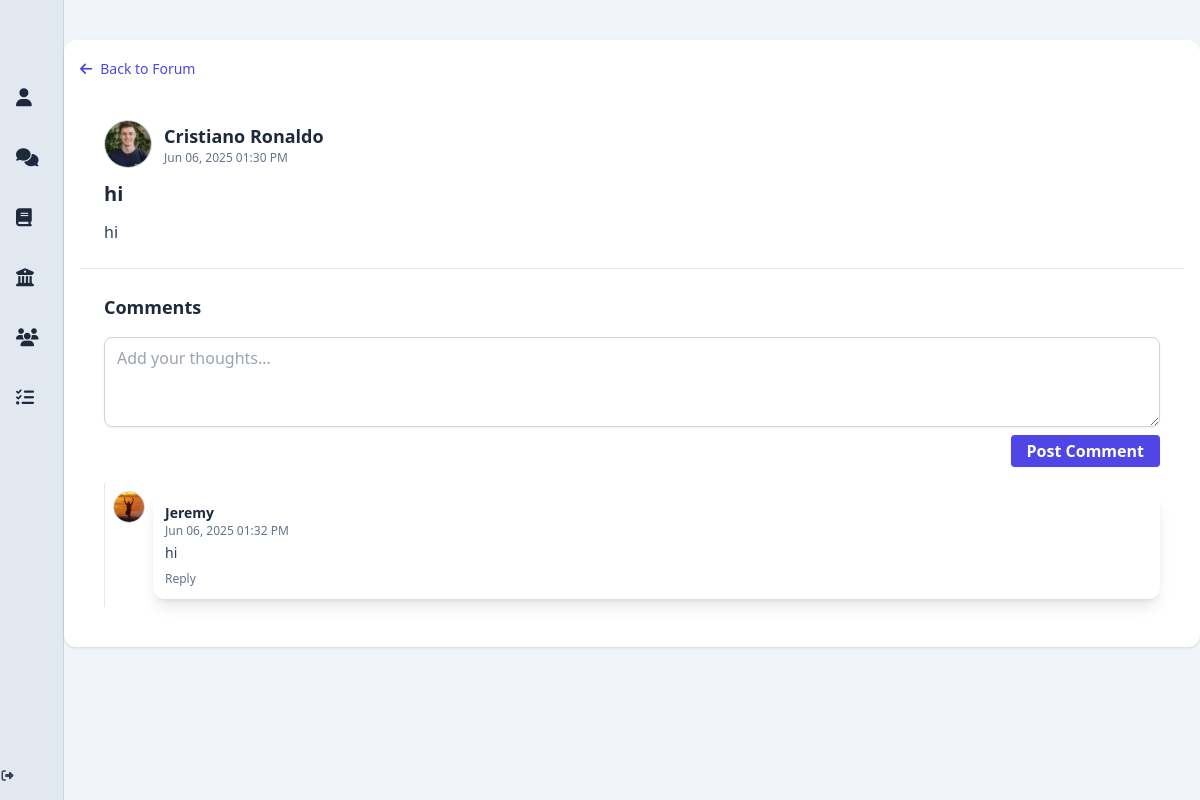
Before: /post/4 with the older database file.
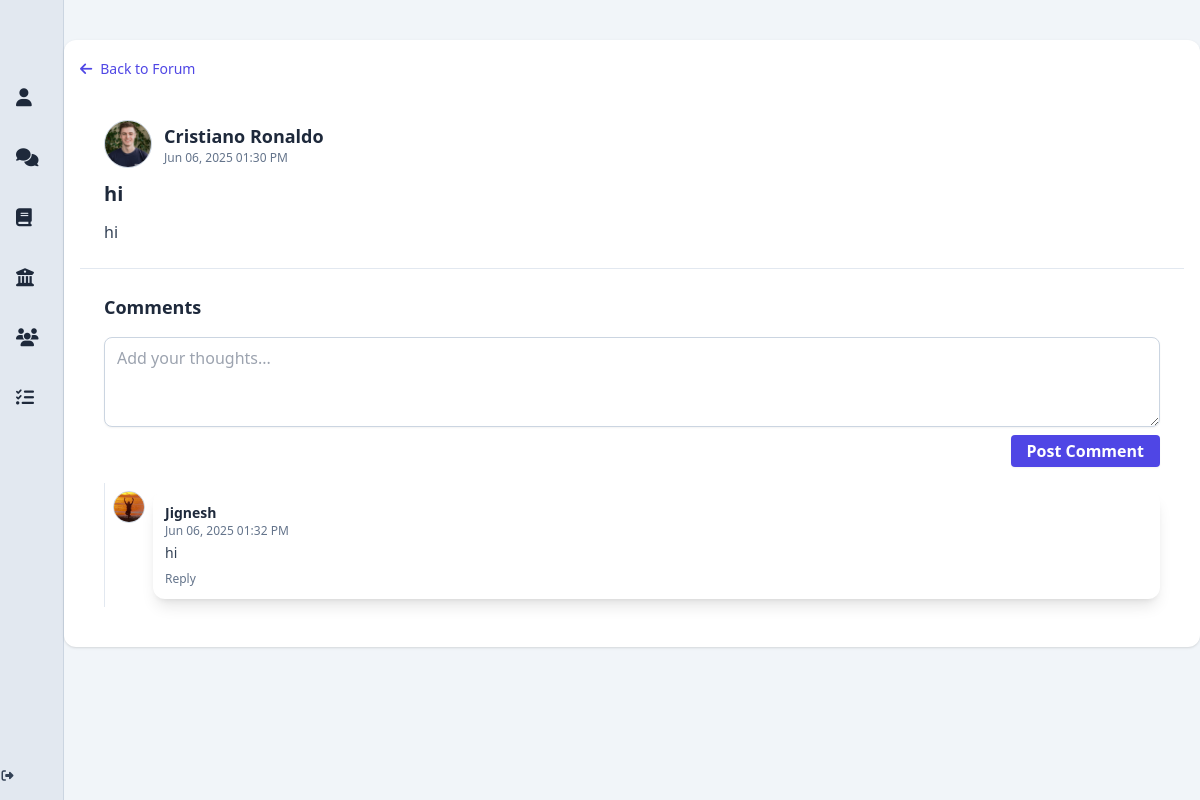
After: the same page with the newer database file.
### app/models.py (models this page shows, shortened)
class Comment(db.Model):
    __tablename__ = 'comments'
    id = db.Column(db.Integer, primary_key=True)
    content = db.Column(db.Text, nullable=False)
    created_at = db.Column(db.DateTime, default=db.func.now())
    post_id = db.Column(db.Integer, db.ForeignKey('posts.id', ondelete='CASCADE', name='fk_comments_post_id'), nullable=False)
    user_id = db.Column(db.Integer, db.ForeignKey('users.id', ondelete='CASCADE', name='fk_comments_user_id'), nullable=False)
    parent_id = db.Column(db.Integer, db.ForeignKey('comments.id', ondelete='CASCADE', name='fk_comments_parent_id'), nullable=True)
    replies = db.relationship(
        'Comment',
        backref=db.backref('parent', remote_side=[id]),
        cascade='all, delete-orphan',
        passive_deletes=True
    )

class User(db.Model, UserMixin):
    __tablename__ = 'users'
    id = db.Column(db.Integer, primary_key=True)
    display_name = db.Column(db.String(100))
    student_number = db.Column(db.String(50), unique=True, nullable=False)
    email = db.Column(db.String(120), unique=True, nullable=False)
    password_hash = db.Column(db.String(128), nullable=False)
    bio = db.Column(db.Text)
    job_title = db.Column(db.String(100))
    phone = db.Column(db.String(20))
    university = db.Column(db.String(100))
    faculty = db.Column(db.String(100))
    major = db.Column(db.String(100))
    quote = db.Column(db.Text)
    skills = db.Column(db.Text)  # comma-separated skills
    profile_picture = db.Column(db.String(255))
    cover_picture = db.Column(db.String(255))
    created_at = db.Column(db.DateTime, default=db.func.now())
    committees = db.relationship('Committee', secondary=user_committees, backref='members', lazy='dynamic')
    posts = db.relationship('Post', backref='author', cascade='all, delete-orphan', passive_deletes=True, lazy='dynamic')
    comments = db.relationship('Comment', backref='author', cascade='all, delete-orphan', passive_deletes=True, lazy='dynamic')
    @property
    def skills_list(self):
        return [skill.strip() for skill in self.skills.split(',')] if self.skills else []

### app/routes.py (the view)
@bp.route('/post/<int:post_id>')
def post_thread(post_id):
    post = Post.query.get_or_404(post_id)
    comments = Comment.query.filter_by(post_id=post_id, parent_id=None).order_by(Comment.created_at.asc()).all()
    return render_template('post_threadUI.html', post=post, comments=comments)

### app/templates/post_threadUI.html (shortened to what this page needs)
{% extends "base.html" %}
{% block content %}
<div class="w-full bg-slate-100 min-h-screen py-6">
  <div class="mx-auto my-4 p-4 w-full max-w-6xl bg-white rounded-xl shadow overflow-hidden">
    <div class="mb-4">
      <a href="{{ url_for('routes.post_forum') }}"
         class="inline-flex items-center gap-2 text-sm font-medium text-indigo-600 hover:text-indigo-800 transition">
        <i class="fas fa-arrow-left"></i> Back to Forum
      </a>
    </div>
    <div class="p-6 flex flex-col gap-3 border-b border-slate-200">
      <div class="flex items-center gap-3">
        <img src="{{ post.author.profile_picture or 'https://cdn-icons-png.flaticon.com/512/149/149071.png' }}"
             alt="Profile picture"
             class="w-12 h-12 rounded-full object-cover border border-slate-300" />
        <div>
          <h3 class="text-lg font-semibold text-slate-800">{{ post.author.display_name or 'Anonymous' }}</h3>
          <p class="text-xs text-slate-500">{{ post.created_at.strftime('%b %d, %Y %I:%M %p') }}</p>
        </div>
      </div>
      <h2 class="text-xl font-bold text-slate-800">{{ post.title or 'Untitled Post' }}</h2>
      <p class="text-slate-700 text-base">{{ post.content }}</p>
    </div>
    <div class="p-6 flex flex-col gap-4">
      <h2 class="text-lg font-semibold text-slate-800">Comments</h2>
      <form id="commentForm" class="flex flex-col gap-2">
        <textarea id="commentContent" name="content" rows="3" placeholder="Add your thoughts..."
          class="w-full border border-slate-300 rounded-lg shadow-sm px-3 py-2 focus:ring focus:ring-indigo-200 focus:border-indigo-400 outline-none transition"></textarea>
        <button type="submit"
          class="self-end bg-indigo-600 hover:bg-indigo-700 text-white font-semibold px-4 py-1 rounded shadow-sm transition">Post
          Comment</button>
      </form>
      <div id="commentsContainer" class="space-y-4">
        {% macro render_comment(comment, level=0) %}
        <div class="pl-{{ (level + 2) ~ '' }} py-2 border-l border-slate-200">
          <div class="flex gap-2 items-start">
            <img src="{{ comment.author.profile_picture or 'https://cdn-icons-png.flaticon.com/512/149/149071.png' }}"
                 alt="Profile picture"
                 class="w-8 h-8 rounded-full object-cover border border-slate-300 shrink-0" />
            <div class="flex-1 rounded-xl p-3 transition {{ level == 0 and 'bg-white shadow-lg hover:shadow-2xl' or 'bg-white shadow hover:shadow-md' }}">
              <h4 class="text-sm font-semibold text-slate-800">{{ comment.author.display_name or 'Anonymous' }}</h4>
              <p class="text-xs text-slate-500">{{ comment.created_at.strftime('%b %d, %Y %I:%M %p') }}</p>
              <p class="text-slate-700 text-sm mt-1">{{ comment.content }}</p>
              <div class="flex justify-between items-center mt-2 text-xs text-slate-500">
                <button onclick="toggleReplyForm(this)" class="hover:text-indigo-600 transition">Reply</button>
              </div>
            </div>
          </div>
        </div>
        {% endmacro %}
        {% for comment in comments %}
        {{ render_comment(comment) }}
        {% endfor %}
      </div>
    </div>
  </div>
</div>
{% endblock %}

Changed rows visible on the page:
changed through a linked row, Comment "hi": author "Jeremy" → "Jignesh"
